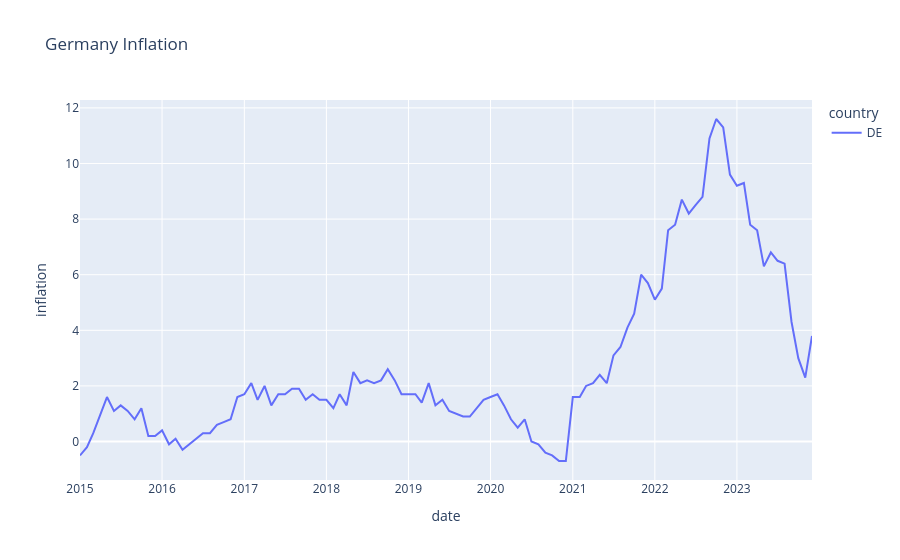

The notebook cell this image was saved under:
### Code cell
countries_selected = ["DE"]

df_filtered = df[df["country"].isin(countries_selected)]

fig = px.line(
    df_filtered,
    x="date",
    y="inflation",
    color="country",
    title="Germany Inflation"
)

fig.show()
